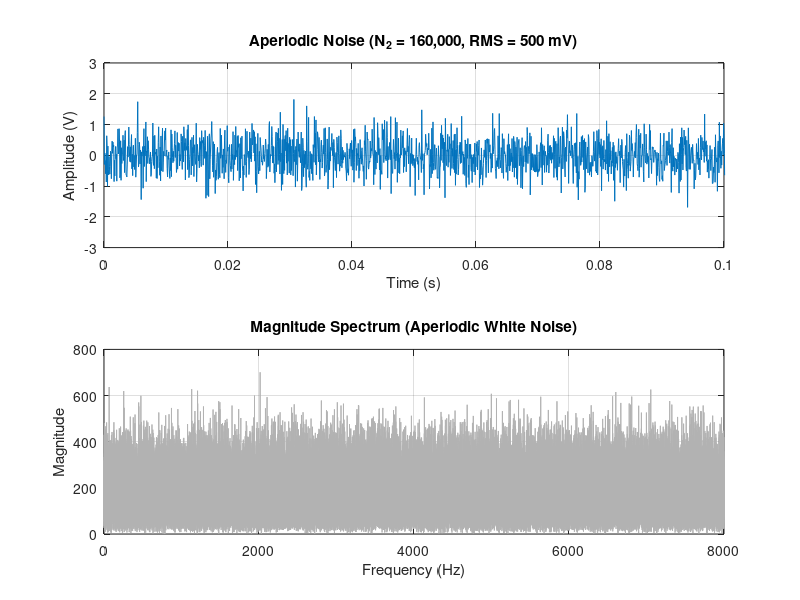

Source code (MATLAB): (Note: this script raises an error after producing the figure.)
clc; clear; close all;

fs = 16000;            
N1 = 4000;              
N2 = 40 * N1;          
target_rms = 0.5;       

x_noise = randn(1, N2);

current_rms = rms(x_noise);

x_final = x_noise * (target_rms / current_rms);

t = (0:N2-1)/fs;       
f_axis = (0:N2/2) * (fs/N2); 

figure('Color', 'w', 'Name', 'Aperiodic Noise Signal');

% Time Domain
subplot(2,1,1);
plot(t, x_final);
title(['Aperiodic Noise (N_2 = 160,000, RMS = ', num2str(target_rms*1000), ' mV)']);
xlabel('Time (s)'); ylabel('Amplitude (V)');
xlim([0 0.1]); 
grid on;

% Frequency Domain (Magnitude Spectrum)
subplot(2,1,2);
X_mag = abs(fft(x_final));
plot(f_axis, X_mag(1:N2/2+1), 'Color', [0.7 0.7 0.7]); 
title('Magnitude Spectrum (Aperiodic White Noise)');
xlabel('Frequency (Hz)'); ylabel('Magnitude');
grid on;

% Verification
fprintf('Signal Duration: %.1f seconds\n', N2/fs);
fprintf('Measured RMS: %.4f V\n', std(x_final));




save("signalapper3.mat", "x_final")
Lab_2_and_3_check_exc('signalapper3.mat');

[u,y] = ReadData('signalapper3_nonoise_acq.mat', N2, 1);
u_ap = reshape(u, [], 32);
y_ap = reshape(y, [], 32);

%% averaging time 
u_avrg = mean(u_ap,2);
y_avrg = mean(y_ap,2);
U_fft = fft(u_avrg);
Y_fft = fft(y_avrg);
H1 = Y_fft ./ U_fft;


%% avrreging dft
U_dft = fft(u_ap);
Y_dft = fft(y_ap);
U_avrg = mean(U_dft,2);
Y_avrg = mean(Y_dft,2);
H2 = Y_avrg ./ U_avrg;

%% avereging FRF
H_i = Y_dft ./ U_dft;
H3 = mean(H_i,2);



%% avereging autopower of input
S_YU = mean (Y_dft .* conj(U_dft),2);
S_UU = mean (U_dft .* conj(U_dft),2);
H4 = S_YU ./ S_UU;




%% avereging autopower of output
S_YY = mean (Y_dft .* conj(Y_dft),2);
S_UY = mean (U_dft .* conj(Y_dft),2);
H5 = S_YY ./ S_UY;


f = (0:N1/2-1)*(fs/N1);

figure
plot(f,20*log10(abs(H1(1:N1/2))),'y');
hold on
plot(f,20*log10(abs(H2(1:N1/2))),'r');
plot(f,20*log10(abs(H3(1:N1/2))),'b');
plot(f,20*log10(abs(H4(1:N1/2))),'m');
plot(f,20*log10(abs(H5(1:N1/2))),'k');
grid on
xlabel('Frequency (Hz)')
ylabel('Magnitude (dB)')
legend('H1','H2','H3','H4','H5')
